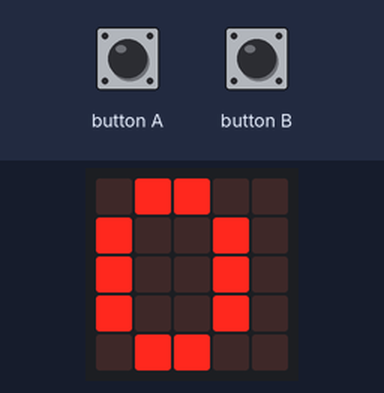
The program below on a simulated BBC micro:bit (MakeCode). Shown: the board's 5×5 LED display. The test bench sets the inputs (shaded band).

Above: at 1.2 s.
1.3 s: button A pressed for 0.15 s
At 2.5 s:
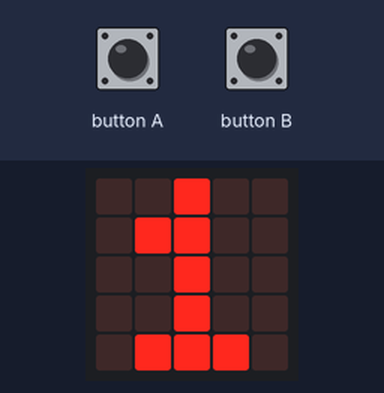
3.0 s: button A pressed for 0.15 s
At 4.3 s:
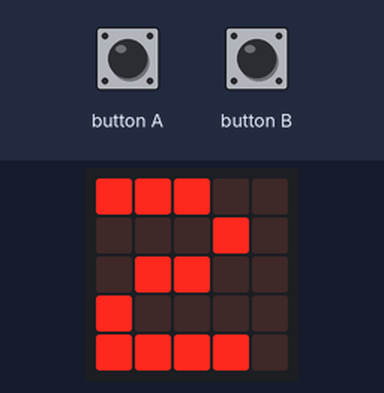
Timing chart, 0 to 6.0 s (numbered marks = the images above; inputs shaded):
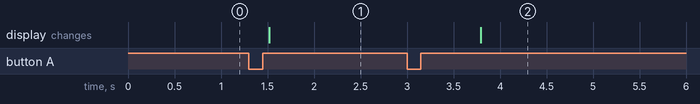

The program:

main.ts
```typescript
input.onButtonPressed(Button.A, function () {
    personas += 1
    basic.showNumber(personas)
})
input.onGesture(Gesture.Shake, function () {
    personas = 0
    basic.showNumber(personas)
})
input.onButtonPressed(Button.B, function () {
    if (personas > 0) {
        personas += -1
        basic.showNumber(personas)
    }
})
let personas = 0
personas = 0
basic.forever(function () {
    if (personas > 5) {
        basic.showString("Aforamentcomplet")
    } else {
        basic.showNumber(personas)
    }
})
```

test.ts
```typescript
// aquí va el archivo "tests"; esto no se compilará cuando este paquete se utilice como una extensión.
```

Measured:
- after the input at 1.3 s, the display: changes after 0.22 s (image 1)
- after the input at 3.0 s, the display: changes after 0.79 s (image 2)
